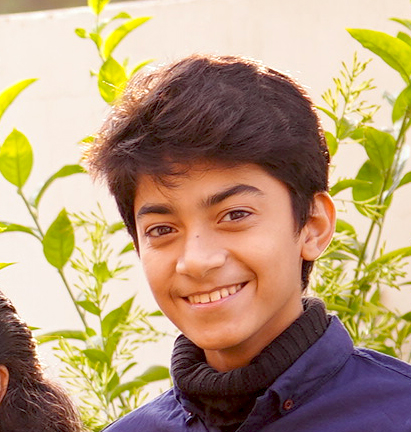
#> input picture resources/AHS0cc2566.jpg, 411 x 432 px
$ python faceRectangleIlineIelispe.py
#> lines starting #> are read from the running program, lines starting #| are printed output that depends on the picture
import cv2

myImage = cv2.imread("resources/AHS0cc2566.jpg")
#> myImage is the input picture: shape (432, 411, 3); mean B, G, R 122.9, 154.9, 181.8
myImage = cv2.resize(myImage,(600,700))
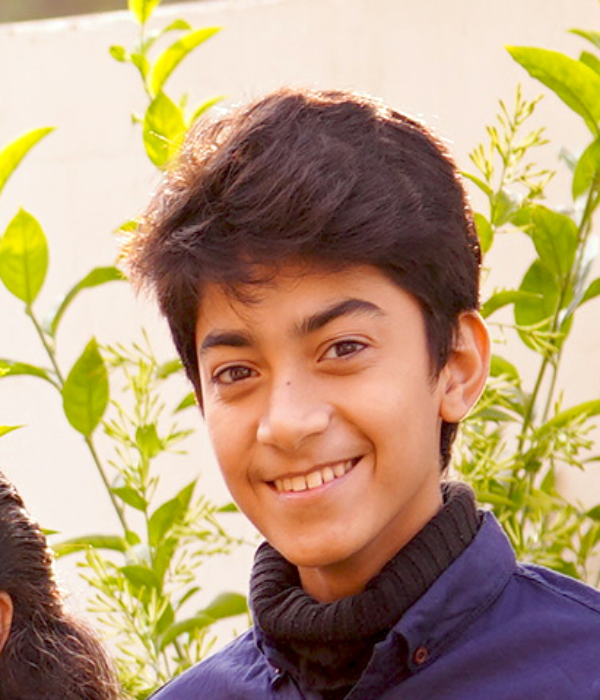
#> myImage: shape (700, 600, 3); mean B, G, R 122.8, 154.8, 181.6
rectangleImage = cv2.rectangle(myImage,(5000,5000),(1500,25000),(0,255,0),-1,3,4)
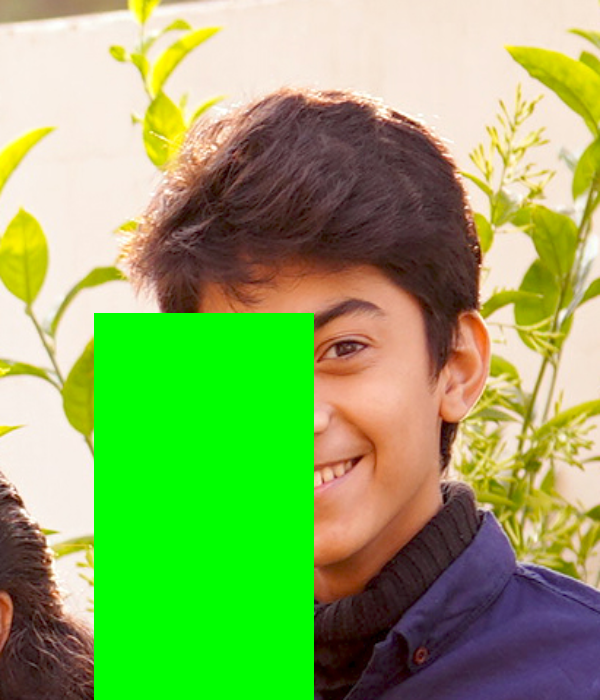
#> rectangleImage: shape (700, 600, 3); mean B, G, R 97.7, 173.2, 141.9
cv2.imshow("Faraz",rectangleImage)
cv2.waitKey(0)
cv2.destroyAllWindows()
#(img: MatLike, pt1: Point, pt2: Point, color: Scalar, thickness: int = ..., lineType: int = ..., shift: int = ...) -> MatLike

$ run again, with resources/AHS02274.JPG copied over resources/AHS0cc2566.jpg
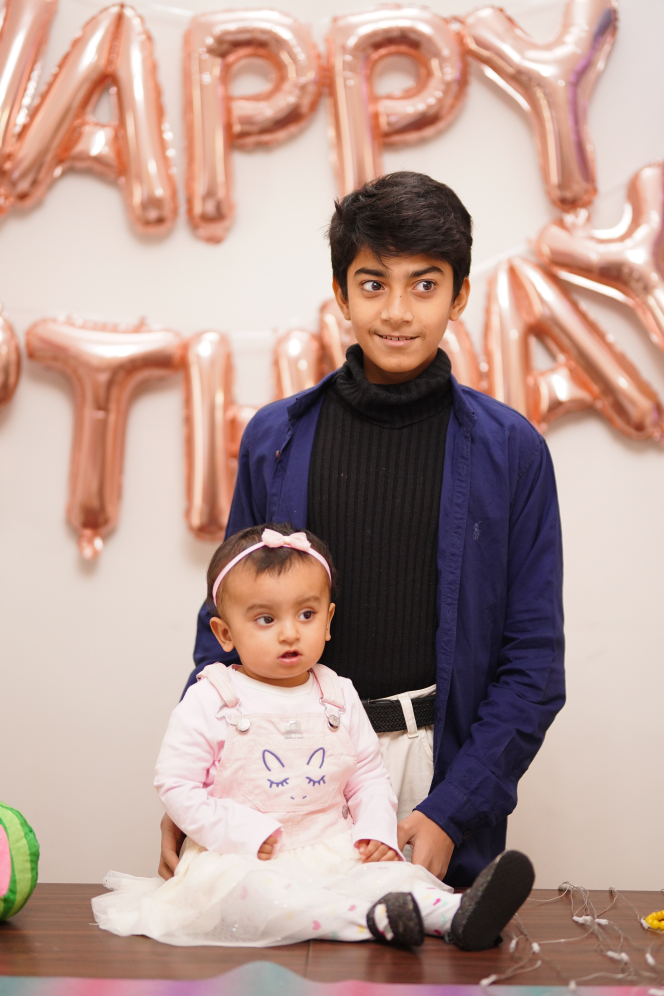
#> input picture resources/AHS02274.JPG, 2656 x 3984 px (shown at 1/4 size)
#> myImage is the input picture: shape (3984, 2656, 3); mean B, G, R 147.7, 155.8, 183.1
#> `myImage = cv2.resize(myImage,(600,700))`:
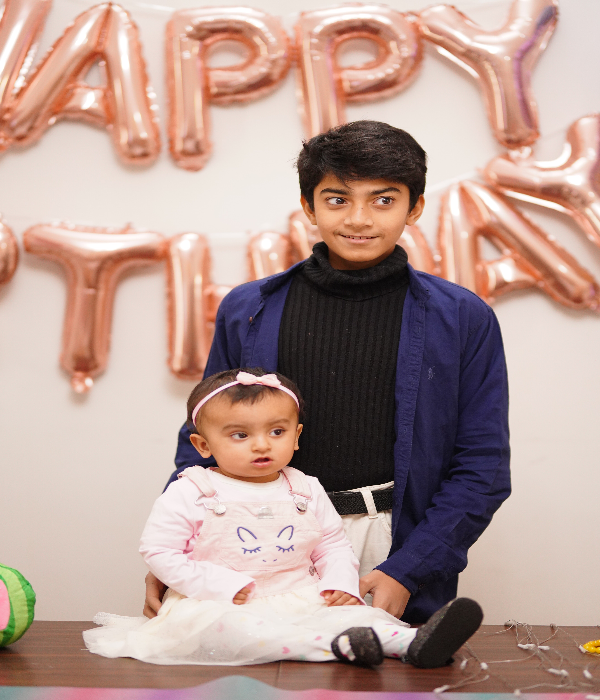
#> myImage: shape (700, 600, 3); mean B, G, R 147.6, 155.8, 183
#> `rectangleImage = cv2.rectangle(myImage,(5000,5000),(1500,25000),(0,255..`:
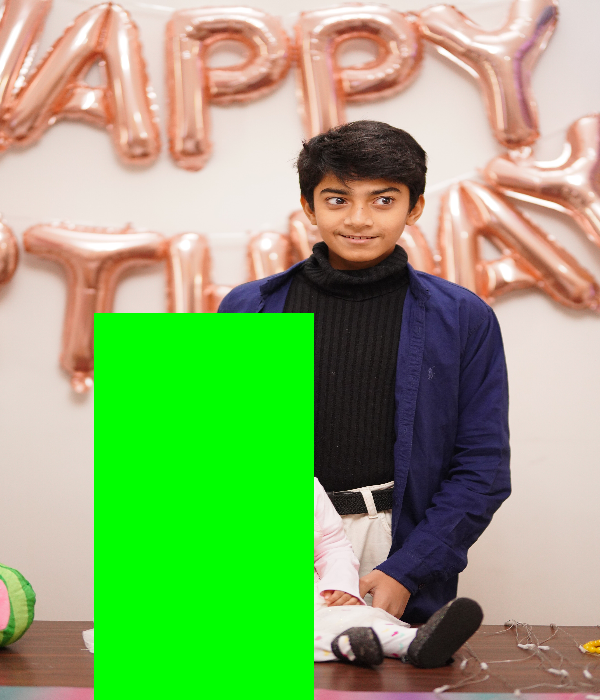
#> rectangleImage: shape (700, 600, 3); mean B, G, R 114.2, 172.6, 143
